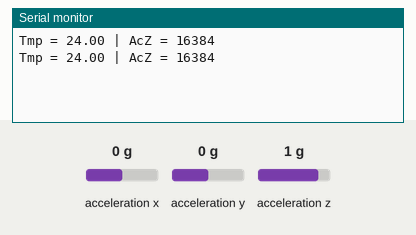
Recording of a sketch running on a simulated Arduino Uno, built with avr-gcc and run on an emulated ATmega328P. Parts: the last lines printed to the serial monitor. Wiring (inferred from the names in the program): MPU-6050 motion sensor at I2C address 0x69. The inputs (shaded band) are chosen by the test bench; at power-on: acceleration z 1 g, acceleration x 0 g, acceleration y 0 g.

Above: at 1.8 s.
1.9 s: acceleration z set to -1.4 g
At 2.8 s:
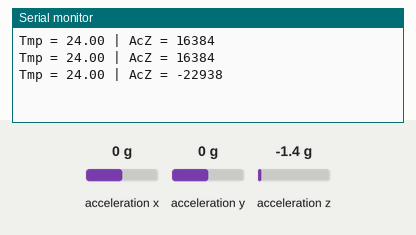
3.4 s: acceleration z set to -0.8 g
At 4.4 s:
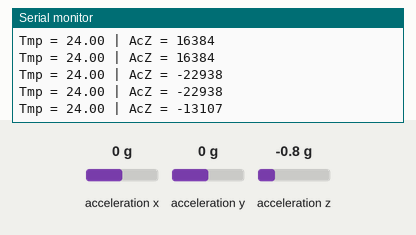
Timing chart, 0 to 6.4 s (numbered marks = the images above; inputs shaded):
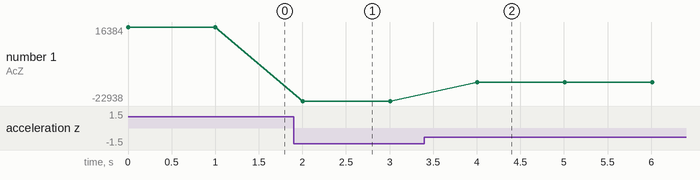

The sketch:

MPU6050_accelonly.ino
```cpp
#include<Wire.h>
const int MPU_addr=0x69;  // I2C address of the MPU-6050
int16_t AcZ, Tmp;
void setup(){
  Wire.begin();
  Wire.beginTransmission(MPU_addr);
  Wire.write(0x6B);  // PWR_MGMT_1 register
  Wire.write(0);     // set to zero (wakes up the MPU-6050)
  Wire.endTransmission(true);
  Serial.begin(9600);
}
void loop(){
  Wire.beginTransmission(MPU_addr);
  Wire.write(0x3F);  // starting with register 0x3B (ACCEL_XOUT_H)
  Wire.endTransmission(false);
  Wire.requestFrom(MPU_addr,4,true);  // request a total of 14 registers
  AcZ=Wire.read()<<8|Wire.read();  // 0x3F (ACCEL_ZOUT_H) & 0x40 (ACCEL_ZOUT_L)
  Tmp=Wire.read()<<8|Wire.read();  // 0x41 (TEMP_OUT_H) & 0x42 (TEMP_OUT_L)
  Wire.write(0x6B);  // PWR_MGMT_1 register
  Wire.write(0x40);     // set to zero (wakes up the MPU-6050)
  Wire.endTransmission(true);
  Serial.print("Tmp = "); Serial.print(Tmp/340.00+36.53);  //equation for temperature in degrees C from datasheet
  Serial.print(" | AcZ = "); Serial.println(AcZ);
  delay(1000);
}
```

Measured:
- after the input at 1.9 s, the serial monitor: prints a new line after 0.10 s (image 1)
- after the input at 3.4 s, the serial monitor: prints a new line after 0.61 s (image 2)
- plotted number 1: 16384 → -22938 after the input at 1.9 s, -22938 → -13107 after the input at 3.4 s
